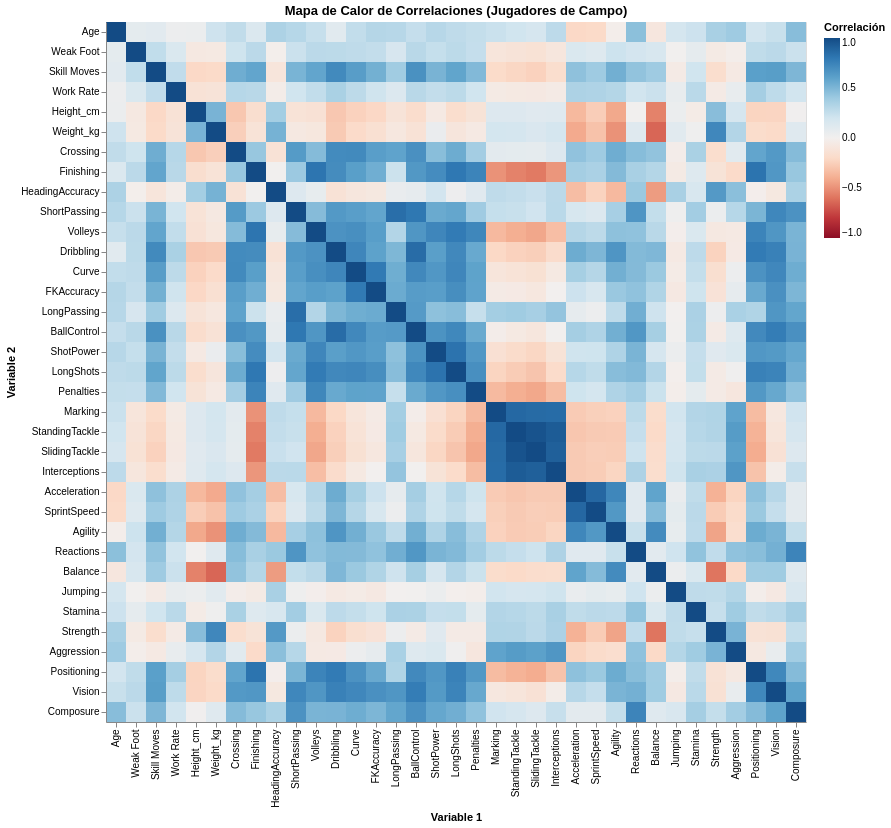

Notebook cell for this chart:
### Markdown cell above
## 5. Mapa de calor de correlaciones

Antes de aplicar PCA y clustering, es útil visualizar las correlaciones entre las variables. Un mapa de calor nos ayuda a detectar posibles multicolinealidades (variables muy correlacionadas), lo que justifica la reducción de dimensionalidad.

**Interpretación:** Colores rojos indican correlación positiva alta (ej. SprintSpeed y Acceleration), azules correlación negativa.

### Code cell
# Calcular matriz de correlación y reformatear para Altair
corr_matrix = df_scaled.corr().reset_index().melt('index')
corr_matrix.columns = ['var1', 'var2', 'correlacion']

# Heatmap interactivo con Altair
heatmap = alt.Chart(corr_matrix).mark_rect().encode(
    x=alt.X('var1:O', title='Variable 1', sort=None),
    y=alt.Y('var2:O', title='Variable 2', sort=None),
    color=alt.Color('correlacion:Q', scale=alt.Scale(scheme='redblue', domain=[-1, 1]),
                    title='Correlación'),
    tooltip=['var1', 'var2', alt.Tooltip('correlacion:Q', format='.2f')]
).properties(
    title='Mapa de Calor de Correlaciones (Jugadores de Campo)',
    width=700,
    height=700
)

heatmap

### Figure 1 — Vega-Lite specification as saved in the notebook (floating-point values rounded to 4 significant figures; data arrays with more than 128 entries replaced by an {"elided": "..."} marker saying what was removed)
{"usermeta": {"embedOptions": {"theme": "dark"}}, "config": {"view": {"continuousWidth": 300, "continuousHeight": 300}}, "data": {"name": "data-131fcc08e7b6367dec1e5ed9bdbf5e80"}, "mark": {"type": "rect"}, "encoding": {"color": {"field": "correlacion", "scale": {"domain": [-1, 1], "scheme": "redblue"}, "title": "Correlación", "type": "quantitative"}, "tooltip": [{"field": "var1", "type": "nominal"}, {"field": "var2", "type": "nominal"}, {"field": "correlacion", "format": ".2f", "type": "quantitative"}], "x": {"field": "var1", "sort": null, "title": "Variable 1", "type": "ordinal"}, "y": {"field": "var2", "sort": null, "title": "Variable 2", "type": "ordinal"}}, "height": 700, "title": "Mapa de Calor de Correlaciones (Jugadores de Campo)", "width": 700, "$schema": "https://vega.github.io/schema/vega-lite/v6.1.0.json", "datasets": {"data-131fcc08e7b6367dec1e5ed9bdbf5e80": {"elided": "1225 records"}}}
